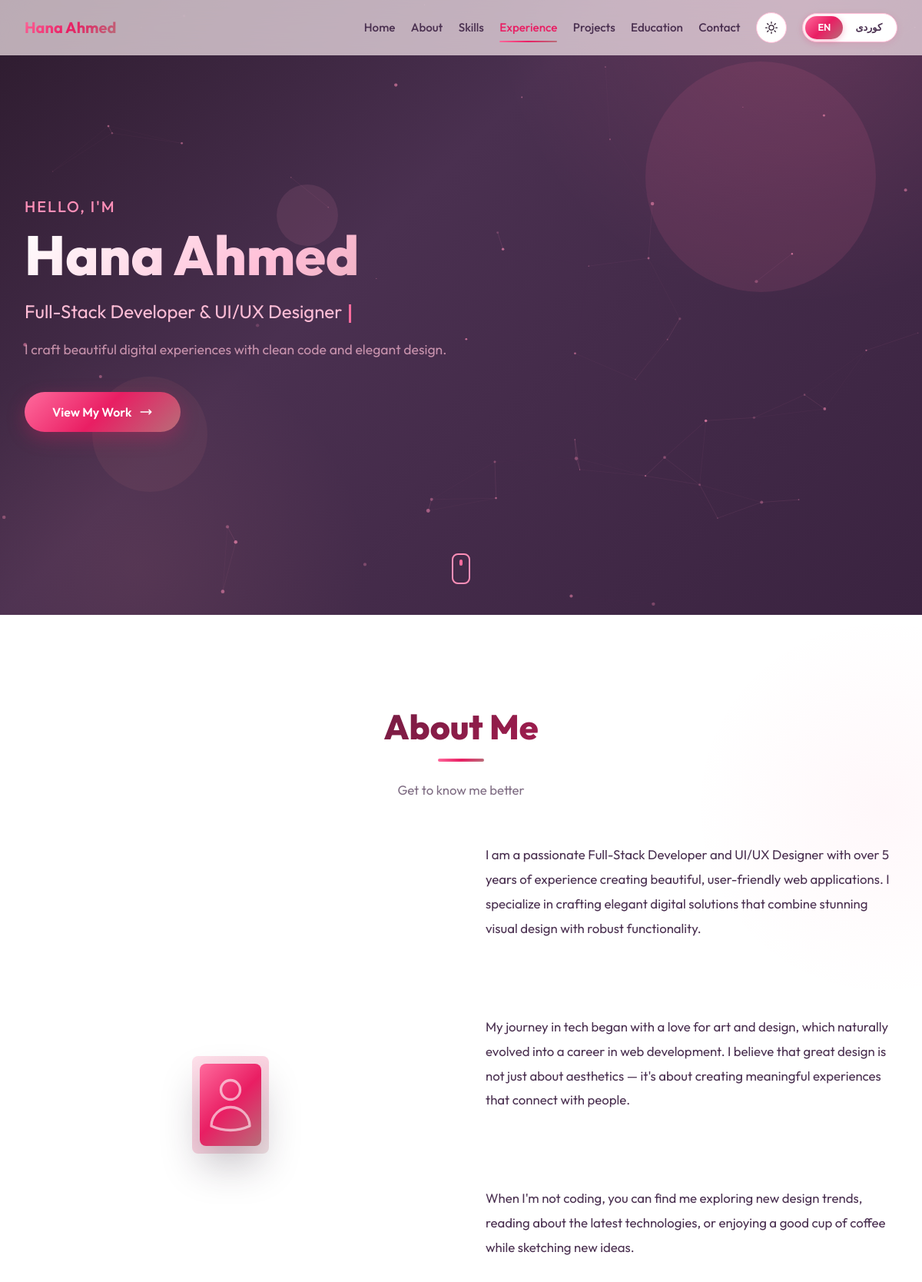
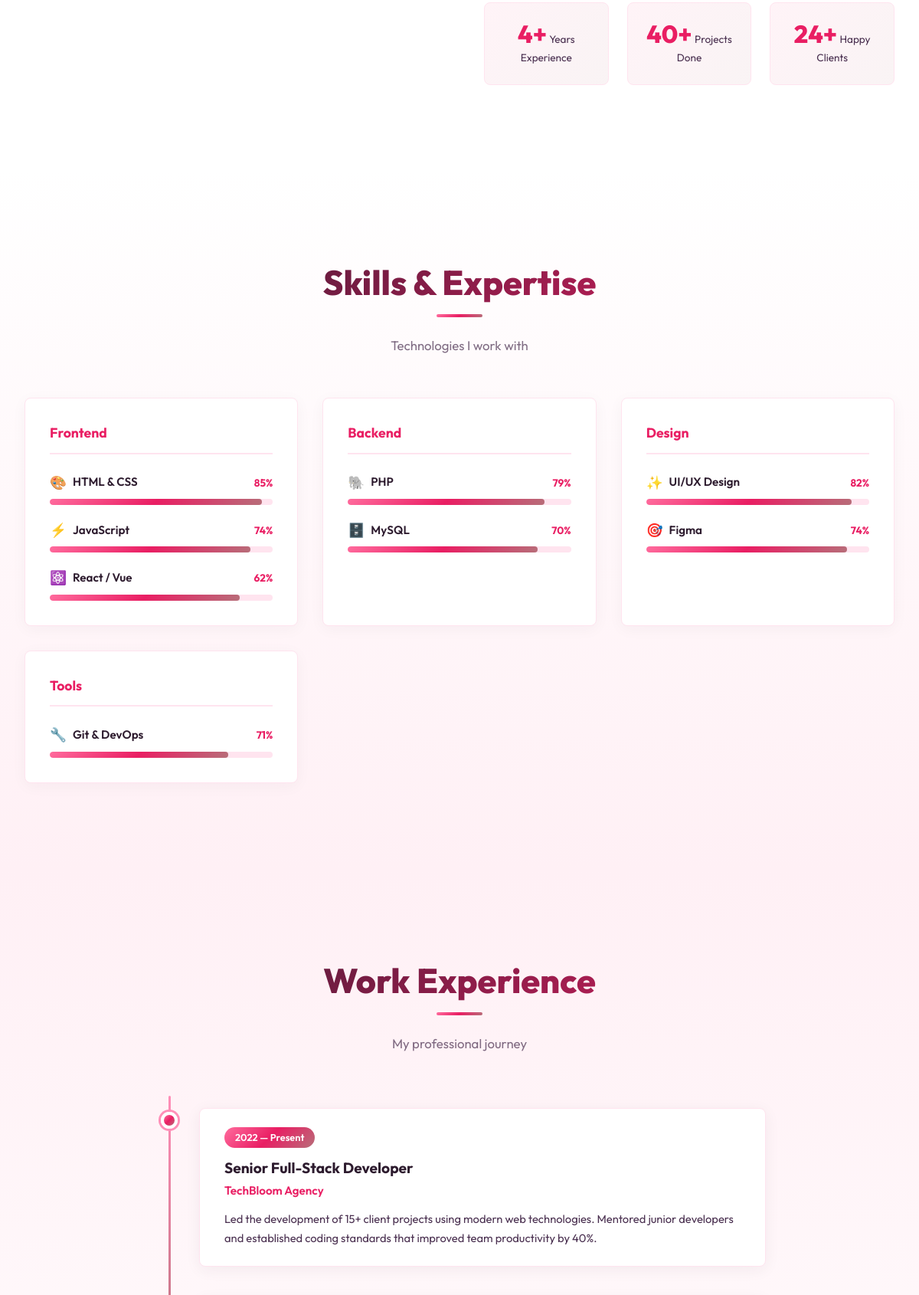
The page / (upper part) on the database its author committed (2 pictures, top to bottom).
### tables this page shows
CREATE TABLE IF NOT EXISTS site_settings (
    id INT AUTO_INCREMENT PRIMARY KEY,
    greeting_en VARCHAR(255) DEFAULT 'Hello, I''m',
    greeting_ku VARCHAR(255) DEFAULT 'سڵاو، من',
    name_en VARCHAR(255) DEFAULT 'Hana Ahmed',
    name_ku VARCHAR(255) DEFAULT 'هانا ئەحمەد',
    title_en VARCHAR(255) DEFAULT 'Full-Stack Developer & UI/UX Designer',
    title_ku VARCHAR(255) DEFAULT 'پڕۆگرامەر و دیزاینەری UI/UX',
    cta_text_en VARCHAR(255) DEFAULT 'View My Work',
    cta_text_ku VARCHAR(255) DEFAULT 'کارەکانم ببینە',
    cta_link VARCHAR(255) DEFAULT '#about',
    hero_subtitle_en TEXT DEFAULT 'I craft beautiful digital experiences with clean code and elegant design.',
    hero_subtitle_ku TEXT DEFAULT 'من ئەزموونی دیجیتاڵی جوان دروست دەکەم بە کۆدی پاک و دیزاینی ئێلیگانت.',
    updated_at TIMESTAMP DEFAULT CURRENT_TIMESTAMP ON UPDATE CURRENT_TIMESTAMP
);

CREATE TABLE IF NOT EXISTS about (
    id INT AUTO_INCREMENT PRIMARY KEY,
    title_en VARCHAR(255) DEFAULT 'About Me',
    title_ku VARCHAR(255) DEFAULT 'دەربارەی من',
    bio_en TEXT,
    bio_ku TEXT,
    profile_image VARCHAR(255) DEFAULT '',
    stat_years INT DEFAULT 5,
    stat_projects INT DEFAULT 50,
    stat_clients INT DEFAULT 30,
    updated_at TIMESTAMP DEFAULT CURRENT_TIMESTAMP ON UPDATE CURRENT_TIMESTAMP
);

CREATE TABLE IF NOT EXISTS skills (
    id INT AUTO_INCREMENT PRIMARY KEY,
    name_en VARCHAR(100) NOT NULL,
    name_ku VARCHAR(100) NOT NULL,
    category_en VARCHAR(100) DEFAULT 'General',
    category_ku VARCHAR(100) DEFAULT 'گشتی',
    level INT DEFAULT 80,
    icon VARCHAR(10) DEFAULT '⚡',
    sort_order INT DEFAULT 0,
    created_at TIMESTAMP DEFAULT CURRENT_TIMESTAMP
);

CREATE TABLE IF NOT EXISTS experience (
    id INT AUTO_INCREMENT PRIMARY KEY,
    company_en VARCHAR(255) NOT NULL,
    company_ku VARCHAR(255) NOT NULL,
    role_en VARCHAR(255) NOT NULL,
    role_ku VARCHAR(255) NOT NULL,
    date_start VARCHAR(50) NOT NULL,
    date_end VARCHAR(50) DEFAULT 'Present',
    description_en TEXT,
    description_ku TEXT,
    sort_order INT DEFAULT 0,
    created_at TIMESTAMP DEFAULT CURRENT_TIMESTAMP,
    updated_at TIMESTAMP DEFAULT CURRENT_TIMESTAMP ON UPDATE CURRENT_TIMESTAMP
);

### functions.php (called while the page is built, shortened)
<?php
function getCurrentLang(): string {
    static $currentLang = null;
    if ($currentLang !== null) {
        return $currentLang;
    }
    $currentLang = 'en';
    return $currentLang;
}
function t(string $en, string $ku): string {
    return getCurrentLang() === 'ku' ? $ku : $en;
}
function getDir(): string {
    return getCurrentLang() === 'ku' ? 'rtl' : 'ltr';
}
function getLangAttr(): string {
    return getCurrentLang() === 'ku' ? 'ckb' : 'en';
}
function sanitize(string $input): string {
    return htmlspecialchars(trim($input), ENT_QUOTES, 'UTF-8');
}
function langSuffix(): string {
    return '_' . getCurrentLang();
}
function dbField(array $row, string $primary, string $fallback = ''): string {
    if (!empty($row[$primary])) {
        return (string) $row[$primary];
    }
    return '';
}
function mediaSrc(?string $path): string {
    if (empty($path) || $path === '#') {
        return '';
    }
    $path = ltrim($path, '/');
    $path = preg_replace('#^portfolio/#', '', $path);
    return $path;
}

### index.php (the view, shortened to what this page needs)
<?php
require_once __DIR__ . '/functions.php';
require_once __DIR__ . '/db_connect.php';
$lang = getCurrentLang();
$dir = getDir();
$langAttr = getLangAttr();
$s = langSuffix();
$hero = $pdo->query("SELECT * FROM site_settings WHERE id = 1")->fetch();
$about = $pdo->query("SELECT * FROM about WHERE id = 1")->fetch();
$experiences = $pdo->query("SELECT * FROM experience ORDER BY sort_order ASC")->fetchAll();
$projects = [];
$skillGroups = [];
try {
    $skills = $pdo->query("SELECT * FROM skills ORDER BY sort_order ASC")->fetchAll();
    $projects = $pdo->query("SELECT * FROM projects ORDER BY sort_order ASC")->fetchAll();
    foreach ($skills as $skill) {
        $cat = $skill['category' . $s] ?? $skill['category_en'];
        $skillGroups[$cat][] = $skill;
    }
} catch (PDOException $e) {
}
$nav = [
    'home'       => t('Home', 'سەرەتا'),
    'about'      => t('About', 'دەربارە'),
    'skills'     => t('Skills', 'شارەزایی'),
    'experience' => t('Experience', 'ئەزموون'),
    'projects'   => t('Projects', 'پڕۆژەکان'),
    'education'  => t('Education', 'خوێندن'),
    'contact'    => t('Contact', 'پەیوەندی'),
];
$navSections = [
    ['id' => 'hero', 'label' => $nav['home']],
    ['id' => 'about', 'label' => $nav['about']],
];
if (!empty($skillGroups)) {
    $navSections[] = ['id' => 'skills', 'label' => $nav['skills']];
}
$navSections[] = ['id' => 'experience', 'label' => $nav['experience']];
if (!empty($projects)) {
    $navSections[] = ['id' => 'projects', 'label' => $nav['projects']];
}
$navSections[] = ['id' => 'education', 'label' => $nav['education']];
$navSections[] = ['id' => 'contact', 'label' => $nav['contact']];
?>
<!DOCTYPE html>
<html lang="<?= $langAttr ?>" dir="<?= $dir ?>">
<head>
    <script src="https://cdn.tailwindcss.com"></script>
    <link rel="stylesheet" href="css/style.css">
</head>
<body class="<?= $lang === 'ku' ? 'font-arabic' : 'font-outfit' ?>">
    <nav class="navbar px-4 sm:px-6 lg:px-8 py-4" id="navbar">
        <div class="max-w-7xl mx-auto flex items-center justify-between">
            <a href="#hero" class="text-xl font-bold font-en" style="background: var(--gradient-pink); -webkit-background-clip: text; -webkit-text-fill-color: transparent; background-clip: text;">
                <?= sanitize($hero['name_en'] ?? 'Portfolio') ?>
            </a>
            <div class="desktop-nav">
                <?php foreach ($navSections as $item): ?>
                <a href="#<?= sanitize($item['id']) ?>" class="nav-link" data-section="<?= sanitize($item['id']) ?>"><?= sanitize($item['label']) ?></a>
                <?php endforeach; ?>
                <button class="theme-toggle" id="themeToggle" aria-label="<?= t('Toggle theme', 'گۆڕینی ڕووکار') ?>">
                </button>
                <div class="lang-switcher">
                    <a href="?lang=en" class="lang-btn <?= $lang === 'en' ? 'active' : '' ?>">EN</a>
                    <a href="?lang=ku" class="lang-btn <?= $lang === 'ku' ? 'active' : '' ?>">کوردی</a>
                </div>
            </div>
        </div>
    </nav>
    <section class="hero-section" id="hero">
        <canvas class="particle-canvas" id="particleCanvas"></canvas>
        <div class="hero-shape hero-shape-1"></div>
        <div class="hero-shape hero-shape-2"></div>
        <div class="hero-shape hero-shape-3"></div>
        <div class="max-w-7xl mx-auto px-4 sm:px-6 lg:px-8 w-full hero-content">
            <div class="max-w-2xl">
                <p class="hero-greeting" style="animation: fadeInUp 0.8s ease forwards;">
                    <?= sanitize($hero['greeting' . $s] ?? '') ?>
                </p>
                <h1 class="hero-name" style="animation: fadeInUp 0.8s ease 0.2s both;">
                    <?= sanitize($hero['name' . $s] ?? '') ?>
                </h1>
                <p class="hero-title" style="animation: fadeInUp 0.8s ease 0.4s both;">
                    <span class="typing-text" data-text="<?= sanitize($hero['title' . $s] ?? '') ?>"></span>
                    <span class="typing-cursor"></span>
                </p>
                <p class="hero-subtitle" style="animation: fadeInUp 0.8s ease 0.6s both;">
                    <?= sanitize($hero['hero_subtitle' . $s] ?? '') ?>
                </p>
                <a href="<?= sanitize($hero['cta_link'] ?? '#about') ?>" class="hero-cta" style="animation: fadeInUp 0.8s ease 0.8s both;">
                    <?= sanitize($hero['cta_text' . $s] ?? '') ?>
                    <svg xmlns="http://www.w3.org/2000/svg" fill="none" viewBox="0 0 24 24" stroke-width="2" stroke="currentColor">
                        <path stroke-linecap="round" stroke-linejoin="round" d="M17.25 8.25 21 12m0 0-3.75 3.75M21 12H3"/>
                    </svg>
                </a>
            </div>
        </div>
        <div class="scroll-indicator">
            <span></span>
        </div>
    </section>
    <section class="about-section py-20 lg:py-28" id="about">
        <div class="max-w-7xl mx-auto px-4 sm:px-6 lg:px-8">
            <div class="text-center reveal">
                <h2 class="section-title"><?= sanitize(dbField($about, 'title' . $s, 'name' . $s) ?: t('About Me', 'دەربارەی من')) ?></h2>
                <div class="section-divider"></div>
                <p class="section-subtitle"><?= t('Get to know me better', 'زیاتر بمناسە') ?></p>
            </div>
            <div class="grid grid-cols-1 lg:grid-cols-2 gap-12 lg:gap-16 items-center">
                <div class="flex justify-center reveal-left">
                    <div class="about-image-wrapper">
                        <?php $profileImg = mediaSrc($about['profile_image'] ?? ''); ?>
                        <?php if ($profileImg && mediaExists($about['profile_image'] ?? '')): ?>
                            <img src="<?= sanitize($profileImg) ?>" alt="Profile" class="about-image">
                        <?php else: ?>
                            <div class="placeholder-image">
                            </div>
                        <?php endif; ?>
                    </div>
                </div>
                <div class="reveal-right">
                    <p class="about-text"><?= nl2br(sanitize($about['bio' . $s] ?? '')) ?></p>
                    <div class="about-stats">
                        <div class="stat-card">
                            <span class="stat-number font-en" data-count="<?= (int)($about['stat_years'] ?? 5) ?>">0</span><span class="stat-suffix font-en">+</span>
                            <span class="stat-label"><?= t('Years Experience', 'ساڵ ئەزموون') ?></span>
                        </div>
                        <div class="stat-card">
                            <span class="stat-number font-en" data-count="<?= (int)($about['stat_projects'] ?? 50) ?>">0</span><span class="stat-suffix font-en">+</span>
                            <span class="stat-label"><?= t('Projects Done', 'پڕۆژە تەواوکراو') ?></span>
                        </div>
                        <div class="stat-card">
                            <span class="stat-number font-en" data-count="<?= (int)($about['stat_clients'] ?? 30) ?>">0</span><span class="stat-suffix font-en">+</span>
                            <span class="stat-label"><?= t('Happy Clients', 'کلایەنتی دڵخۆش') ?></span>
                        </div>
                    </div>
                </div>
            </div>
        </div>
    </section>
    <?php if (!empty($skillGroups)): ?>
    <section class="skills-section py-20 lg:py-28" id="skills">
        <div class="max-w-7xl mx-auto px-4 sm:px-6 lg:px-8">
            <div class="text-center reveal">
                <h2 class="section-title"><?= t('Skills & Expertise', 'شارەزایی و پسپۆڕی') ?></h2>
                <div class="section-divider"></div>
                <p class="section-subtitle"><?= t('Technologies I work with', 'تەکنەلۆژیاکانی کارم پێ دەکەم') ?></p>
            </div>
            <div class="skills-grid">
                <?php foreach ($skillGroups as $category => $groupSkills): ?>
                <div class="skill-category reveal">
                    <h3 class="skill-category-title"><?= sanitize($category) ?></h3>
                    <div class="skill-list">
                        <?php foreach ($groupSkills as $skill): ?>
                        <div class="skill-item">
                            <div class="skill-header">
                                <span class="skill-icon"><?= sanitize($skill['icon']) ?></span>
                                <span class="skill-name"><?= sanitize($skill['name' . $s]) ?></span>
                                <span class="skill-percent font-en" data-level="<?= (int)$skill['level'] ?>">0%</span>
                            </div>
                            <div class="skill-bar">
                                <div class="skill-bar-fill" data-level="<?= (int)$skill['level'] ?>"></div>
                            </div>
                        </div>
                        <?php endforeach; ?>
                    </div>
                </div>
                <?php endforeach; ?>
            </div>
        </div>
    </section>
    <?php endif; ?>
    <section class="timeline-section py-20 lg:py-28" id="experience">
        <div class="max-w-7xl mx-auto px-4 sm:px-6 lg:px-8">
            <div class="text-center reveal">
                <h2 class="section-title"><?= t('Work Experience', 'ئەزموونی کار') ?></h2>
                <div class="section-divider"></div>
                <p class="section-subtitle"><?= t('My professional journey', 'گەشتی پیشەییم') ?></p>
            </div>
            <div class="timeline">
                <?php foreach ($experiences as $i => $exp): ?>
                <div class="timeline-item reveal" style="transition-delay: <?= $i * 0.15 ?>s;">
                    <div class="timeline-dot"></div>
                    <div class="timeline-card">
                        <span class="timeline-date font-en"><?= sanitize($exp['date_start']) ?> — <?= sanitize($exp['date_end']) ?></span>
                        <h3 class="timeline-title"><?= sanitize($exp['role' . $s]) ?></h3>
                        <p class="timeline-company"><?= sanitize($exp['company' . $s]) ?></p>
                        <p class="timeline-desc"><?= sanitize($exp['description' . $s]) ?></p>
                    </div>
                </div>
                <?php endforeach; ?>
            </div>
        </div>
    </section>
</body>
</html>

### rows shown on the page
site_settings: name_en "Hana Ahmed", greeting_en "HELLO, I'M", hero_subtitle_en "I craft beautiful digital experiences with clean code and elegant design.", cta_text_en "View My Work"
about: title_en "About Me", bio_en "I am a passionate Full-Stack Developer and UI/UX Designer with over 5 years of experience creating beautiful, user-friendly web applications. I specialize in crafting elegant digital solutions that combine stunning visual design with robust functionality. My journey in tech began with a love for art and design, which naturally evolved into a career in web development. I believe that great design is not just about aesthetics — it's about creating meaningful experiences that connect with people. When I'm not coding, you can find me exploring new design trends, reading about the latest technologies, or enjoying a good cup of coffee while sketching new ideas."
skills: icon "🎨", name_en "HTML & CSS", level 95 (drawn)
skills: icon "⚡", name_en "JavaScript", level 90 (drawn)
skills: icon "⚛️", name_en "React / Vue", level 85 (drawn)
skills: icon "🐘", name_en "PHP", level 88 (drawn)
skills: icon "🗄️", name_en "MySQL", level 85 (drawn)
skills: icon "✨", name_en "UI/UX Design", level 92 (drawn)
skills: icon "🎯", name_en "Figma", level 90 (drawn)
skills: icon "🔧", name_en "Git & DevOps", level 80 (drawn)
experience: date_start "2022", date_end "Present", role_en "Senior Full-Stack Developer", company_en "TechBloom Agency", description_en "Led the development of 15+ client projects using modern web technologies. Mentored junior developers and established coding standards that improved team productivity by 40%."

### other values the page prints
$item['label'] "Home"
$item['label'] "About"
$item['label'] "Skills"
$item['label'] "Experience"
$item['label'] "Projects"
$item['label'] "Education"
$item['label'] "Contact"
t('Get to know me better', 'زیاتر بمناسە') "Get to know me better"
t('Years Experience', 'ساڵ ئەزموون') "Years Experience"
t('Projects Done', 'پڕۆژە تەواوکراو') "Projects Done"
t('Happy Clients', 'کلایەنتی دڵخۆش') "Happy Clients"
t('Skills & Expertise', 'شارەزایی و پسپۆڕی') "Skills & Expertise"
t('Technologies I work with', 'تەکنەلۆژیاکانی کارم پێ دەکەم') "Technologies I work with"
$category "Frontend"
$category "Backend"
